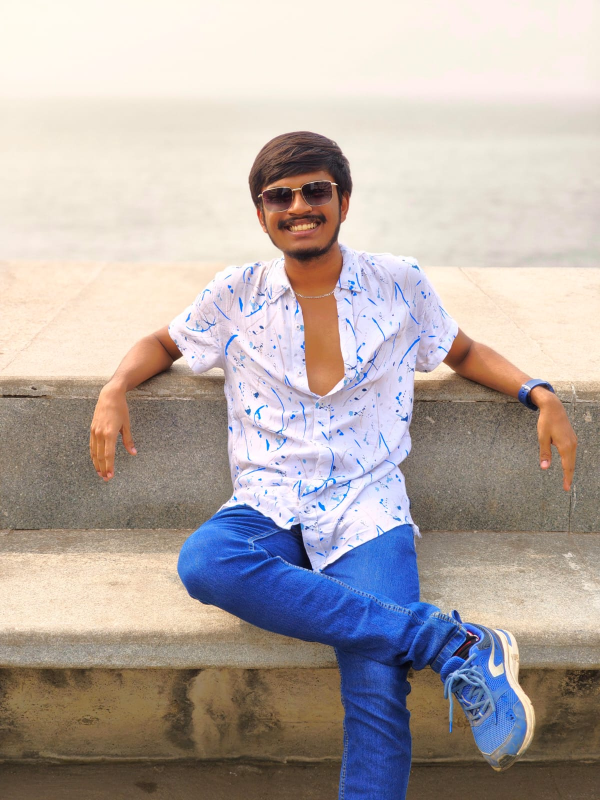
#> input picture Images/Akshat.jpeg, 1200 x 1600 px (shown at 1/2 size)
$ python generate_gitskins_banner.py
#> lines starting #> are read from the running program, lines starting #| are printed output that depends on the picture
import os
import sys
from PIL import Image, ImageDraw, ImageFont, ImageEnhance, ImageFilter, ImageOps

# Set dimensions for high-res banner
W, H = 1200, 540

# Color Palette (GitSkins Cyber Dark Glassmorphism)
BG_DARK      = (8, 12, 20)        # #080C14
CARD_BG      = (15, 23, 42)       # #0F172A
CARD_BORDER  = (30, 41, 59)       # #1E293B
TEXT_MAIN    = (248, 250, 252)    # #F8FAFC
TEXT_MUTED   = (148, 163, 184)    # #94A3B8
CYAN_ACCENT  = (34, 211, 238)     # #22D3EE
PURPLE_ACCENT= (168, 85, 247)     # #A855F7
GREEN_ACCENT = (16, 185, 129)     # #10B981
PILL_BG      = (30, 41, 59, 180)  # semi-transparent slate

def load_font(size, bold=False):
    candidates = []
    if bold:
        candidates += [
            "C:/Windows/Fonts/segoeuib.ttf",
            "C:/Windows/Fonts/arialbd.ttf",
            "C:/Windows/Fonts/consolab.ttf",
            "/usr/share/fonts/truetype/dejavu/DejaVuSansMono-Bold.ttf",
        ]
    else:
        candidates += [
            "C:/Windows/Fonts/segoeui.ttf",
            "C:/Windows/Fonts/arial.ttf",
            "C:/Windows/Fonts/consola.ttf",
            "/usr/share/fonts/truetype/dejavu/DejaVuSansMono.ttf",
        ]
    for path in candidates:
        if os.path.exists(path):
            try:
                return ImageFont.truetype(path, size=size)
            except Exception:
                pass
    return ImageFont.load_default()

def draw_radial_glow(draw_img):
    # Add subtle gradient ambient glows behind card (downsampled for fast blur)
    w_small, h_small = W // 4, H // 4
    glow = Image.new("RGBA", (w_small, h_small), (0, 0, 0, 0))
    gdraw = ImageDraw.Draw(glow)

    # Cyan top-left glow
    gdraw.ellipse((-25, -25, 125, 125), fill=(34, 211, 238, 35))
    # Purple bottom-right glow
    gdraw.ellipse((w_small-100, h_small-100, w_small+25, h_small+25), fill=(168, 85, 247, 30))

    glow = glow.filter(ImageFilter.GaussianBlur(15))
    glow = glow.resize((W, H), Image.BILINEAR)
    return Image.alpha_composite(draw_img.convert("RGBA"), glow)

def fit_avatar(photo_path, target_w, target_h):
    src = Image.open(photo_path).convert("RGB")
    # Top-anchored crop for headshot
    crop_h = int(src.height * 0.75)
    crop_w = int(crop_h * target_w / target_h)
    x0 = max(0, (src.width - crop_w) // 2)
    cropped = src.crop((x0, 0, x0 + crop_w, crop_h))
    resized = cropped.resize((target_w, target_h), Image.LANCZOS)
    resized = ImageEnhance.Contrast(resized).enhance(1.15)
    resized = ImageEnhance.Sharpness(resized).enhance(1.3)
    return resized

def generate_banner():
    # Base Image
    base = Image.new("RGBA", (W, H), BG_DARK + (255,))
    base = draw_radial_glow(base)
#> in draw_radial_glow, `glow = Image.new("RGBA", (w_small, h_small), (0, 0, 0, 0))`: glow: PIL image 300x135 RGBA; every value is 0
#> in draw_radial_glow, `glow = glow.filter(ImageFilter.GaussianBlur(15))`:
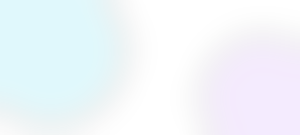
#> glow: PIL image 300x135 RGBA; mean R, G, B, A 48.2, 90.9, 135.4, 18.5; transparent parts drawn white
#> in draw_radial_glow, `return Image.alpha_composite(draw_img.convert("RGBA"), glow)`:
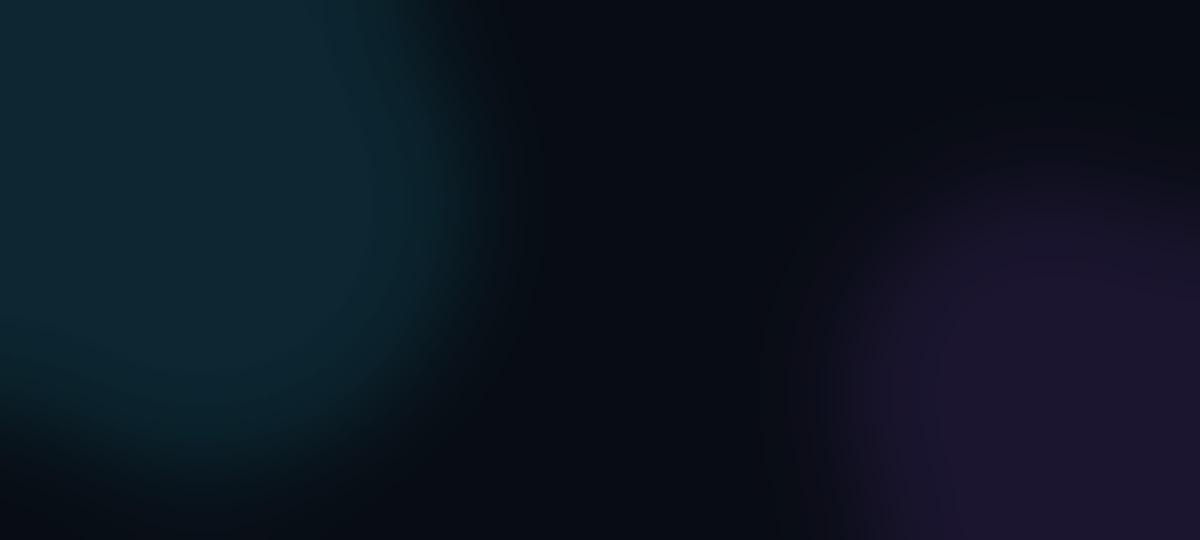
#> returned value: PIL image 1200x540 RGBA; mean R, G, B, A 12.5, 21.6, 33.6, 255

    # Main Container Box
    margin_x, margin_y = 30, 30
    card_w, card_h = W - 2*margin_x, H - 2*margin_y
    card_x1, card_y1 = margin_x, margin_y
    card_x2, card_y2 = card_x1 + card_w, card_y1 + card_h

    # Draw Glassmorphism Card
    card_layer = Image.new("RGBA", (W, H), (0, 0, 0, 0))
#> card_layer: PIL image 1200x540 RGBA; every value is 0
    cdraw = ImageDraw.Draw(card_layer)
    cdraw.rounded_rectangle([card_x1, card_y1, card_x2, card_y2], radius=16, fill=CARD_BG + (230,), outline=CARD_BORDER + (255,), width=2)

    # IDE Header Bar
    bar_h = 42
    header_y2 = card_y1 + bar_h
    cdraw.rounded_rectangle([card_x1, card_y1, card_x2, header_y2], radius=16, fill=(15, 23, 42, 255))
    # Fill bottom corners of top header bar so it fits nicely
    cdraw.rectangle([card_x1, header_y2 - 12, card_x2, header_y2], fill=(15, 23, 42, 255))
    cdraw.line([card_x1, header_y2, card_x2, header_y2], fill=CARD_BORDER + (255,), width=1)

    # macOS Window Dots
    dots_x = card_x1 + 20
    dot_y = card_y1 + 15
    cdraw.ellipse([dots_x, dot_y, dots_x+12, dot_y+12], fill=(239, 68, 68))    # Red
    cdraw.ellipse([dots_x+20, dot_y, dots_x+32, dot_y+12], fill=(245, 158, 11))  # Yellow
    cdraw.ellipse([dots_x+40, dot_y, dots_x+52, dot_y+12], fill=(34, 197, 94))   # Green

    # Header Title Text
    f_mono12 = load_font(12, bold=False)
    f_mono13_bold = load_font(13, bold=True)
    header_title = "akshat.dev — profile.sh"
    cdraw.text((dots_x + 70, card_y1 + 12), header_title, fill=TEXT_MUTED + (255,), font=f_mono12)

    # LIVE badge in header
    live_w, live_h = 70, 22
    live_x = card_x2 - live_w - 20
    live_y = card_y1 + 10
    cdraw.rounded_rectangle([live_x, live_y, live_x+live_w, live_y+live_h], radius=11, fill=(239, 68, 68, 40), outline=(239, 68, 68, 200), width=1)
    cdraw.text((live_x + 12, live_y + 3), "* LIVE", fill=(248, 113, 113, 255), font=f_mono12)

    # Composite card layer onto base
    base = Image.alpha_composite(base, card_layer)
    draw = ImageDraw.Draw(base)

    # Left Avatar Section
    photo_path = os.path.join("Images", "Akshat.jpeg")
    avatar_w, avatar_h = 240, 310
    avatar_x = card_x1 + 35
    avatar_y = header_y2 + 35

    if os.path.exists(photo_path):
        avatar = fit_avatar(photo_path, avatar_w, avatar_h)
#> in fit_avatar, src is the input picture: PIL image 1200x1600 RGB; mean R, G, B 180.9, 170.7, 167
#> in fit_avatar, `cropped = src.crop((x0, 0, x0 + crop_w, crop_h))`:
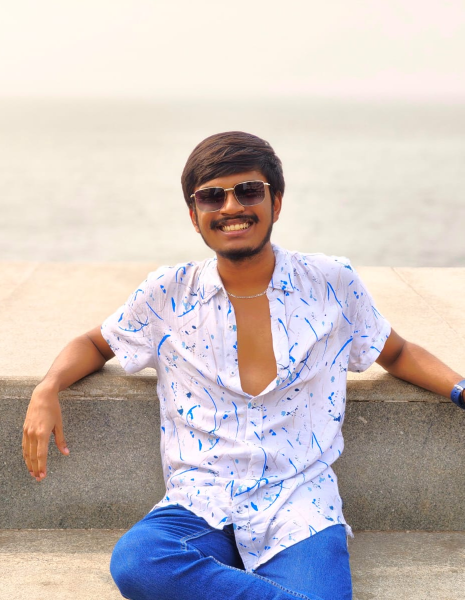
#> cropped: PIL image 929x1200 RGB (shown at 1/2 size); mean R, G, B 201.1, 191.2, 190.4
#> in fit_avatar, `resized = ImageEnhance.Contrast(resized).enhance(1.15)`:
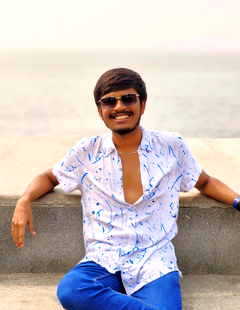
#> resized: PIL image 240x310 RGB; mean R, G, B 199.9, 190.2, 189
        # Create rounded avatar mask
        mask = Image.new("L", (avatar_w, avatar_h), 0)
#> mask: PIL image 240x310 L; every value is 0
        mdraw = ImageDraw.Draw(mask)
        mdraw.rounded_rectangle([0, 0, avatar_w, avatar_h], radius=16, fill=255)

        # Border Glow around avatar
        avatar_frame = Image.new("RGBA", (avatar_w+8, avatar_h+8), (0, 0, 0, 0))
#> avatar_frame: PIL image 248x318 RGBA; every value is 0
        afdraw = ImageDraw.Draw(avatar_frame)
        afdraw.rounded_rectangle([0, 0, avatar_w+8, avatar_h+8], radius=20, outline=CYAN_ACCENT + (200,), width=3)
        base.paste(avatar_frame, (avatar_x-4, avatar_y-4), avatar_frame)
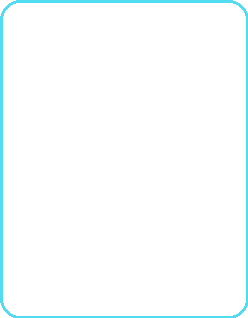
#> avatar_frame: PIL image 248x318 RGBA; mean R, G, B, A 1.2, 7.4, 8.3, 7; transparent parts drawn white

        # Paste avatar
        base.paste(avatar, (avatar_x, avatar_y), mask)
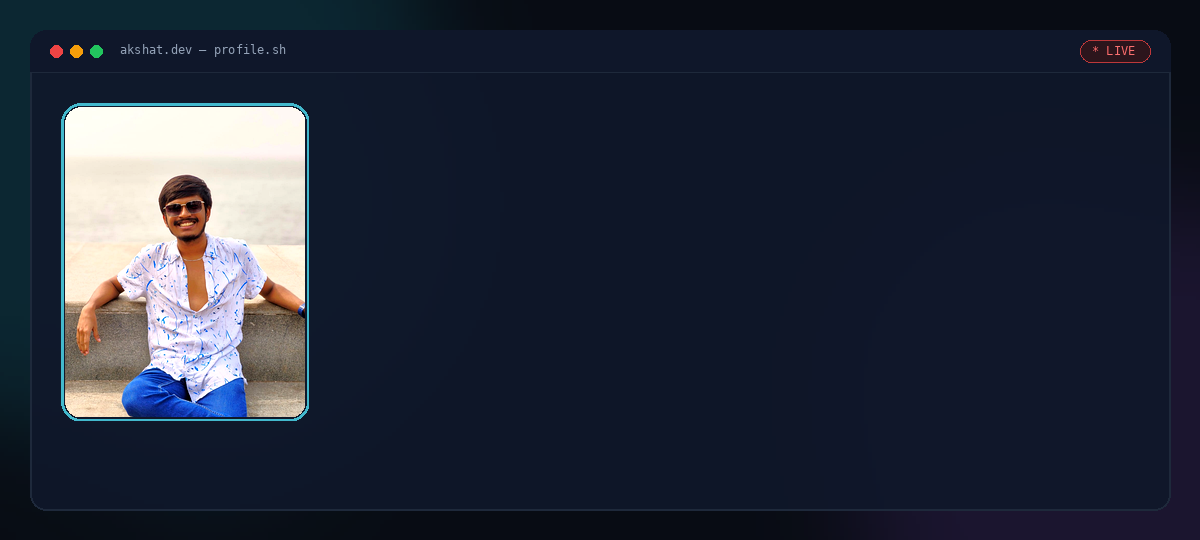
#> base: PIL image 1200x540 RGBA; mean R, G, B, A 36, 42.4, 57.5, 254.8; transparent parts drawn white

    # Handle Pill below Avatar
    handle_txt = "@AkshatKardak"
    f_handle = load_font(13, bold=True)
    pill_w = 140
    pill_x = avatar_x + (avatar_w - pill_w) // 2
    pill_y = avatar_y + avatar_h - 18

    pill_layer = Image.new("RGBA", (W, H), (0, 0, 0, 0))
    pdraw = ImageDraw.Draw(pill_layer)
    pdraw.rounded_rectangle([pill_x, pill_y, pill_x+pill_w, pill_y+28], radius=14, fill=(15, 23, 42, 240), outline=CYAN_ACCENT + (255,), width=2)
    pdraw.text((pill_x + 18, pill_y + 5), handle_txt, fill=CYAN_ACCENT + (255,), font=f_handle)
    base = Image.alpha_composite(base, pill_layer)
    draw = ImageDraw.Draw(base)

    # Right Main Content Section
    content_x = avatar_x + avatar_w + 45
    content_y = header_y2 + 30

    # Title: Akshat Kardak
    f_title = load_font(34, bold=True)
    draw.text((content_x, content_y), "Akshat Kardak", fill=TEXT_MAIN + (255,), font=f_title)

    # Subtitle (EXACT STRING AS REQUESTED)
    f_sub = load_font(17, bold=True)
    sub_y = content_y + 48
    draw.text((content_x, sub_y), "Full Stack Developer  |  MERN Stack  |  Mumbai, India", fill=CYAN_ACCENT + (255,), font=f_sub)

    # Status / Tagline Pill
    f_tag = load_font(13, bold=False)
    tag_y = sub_y + 36
    draw.rounded_rectangle([content_x, tag_y, content_x+480, tag_y+28], radius=8, fill=(30, 41, 59, 180), outline=(51, 65, 85, 255), width=1)
    draw.text((content_x + 12, tag_y + 5), "Building Scalable Web Apps & AI SaaS Platforms", fill=(226, 232, 240, 255), font=f_tag)

    # Separator Line
    sep_y = tag_y + 44
    draw.line([content_x, sep_y, card_x2 - 35, sep_y], fill=(30, 41, 59, 255), width=1)

    # Tech Stack Pills Row
    tech_y = sep_y + 16
    f_tech = load_font(12, bold=True)
    techs = [
        ("React", (97, 218, 251)),
        ("Next.js", (255, 255, 255)),
        ("Node.js", (104, 160, 99)),
        ("FastAPI", (0, 150, 136)),
        ("Python", (55, 118, 171)),
        ("MongoDB", (77, 179, 61)),
        ("TypeScript", (49, 120, 198)),
    ]
    curr_x = content_x
    for tech_name, tech_col in techs:
        bbox = draw.textbbox((0, 0), tech_name, font=f_tech)
        tw = bbox[2] - bbox[0]
        pw = tw + 22
        draw.rounded_rectangle([curr_x, tech_y, curr_x+pw, tech_y+26], radius=13, fill=(30, 41, 59, 200), outline=tech_col + (180,), width=1)
        draw.text((curr_x + 11, tech_y + 4), tech_name, fill=tech_col + (255,), font=f_tech)
        curr_x += pw + 10
#> this loop made 7 passes
#> (bbox, tw, pw, curr_x) on passes 1 to 7: ((0, 3, 36, 12), 36, 58, 418), ((0, 2, 51, 15), 51, 73, 501), ((0, 2, 51, 15), 51, 73, 584), ((0, 3, 51, 12), 51, 73, 667), ((0, 2, 43, 15), 43, 65, 742), ((0, 3, 51, 15), 51, 73, 825), ((0, 2, 72, 15), 72, 94, 929)
#> after the loop, curr_x = 929

    # Quick Spec Rows (Grid style)
    specs_y = tech_y + 44
    f_lbl = load_font(12, bold=True)
    f_val = load_font(12, bold=False)

    specs = [
        ("Education", "B.E. Computer Science — DMCE, Navi Mumbai"),
        ("Experience", "Web Dev Intern @ Mastek Ltd. & Employment Express"),
        ("Projects", "RentRide (AI Rental), PaisaMind (Finance OS), UnitedImpact"),
        ("Focus", "Full-Stack Architecture · System Design · Practical AI"),
    ]

    r_y = specs_y
    for label, val in specs:
        draw.text((content_x, r_y), label, fill=PURPLE_ACCENT + (255,), font=f_lbl)
        draw.text((content_x + 110, r_y), "→  " + val, fill=TEXT_MUTED + (255,), font=f_val)
        r_y += 24
#> after the loop, r_y = 386

    # Save output
    out_dir = "Images"
    os.makedirs(out_dir, exist_ok=True)
    out_path = os.path.join(out_dir, "githubanner_gitskins.png")
    base.convert("RGB").save(out_path, format="PNG", optimize=True)
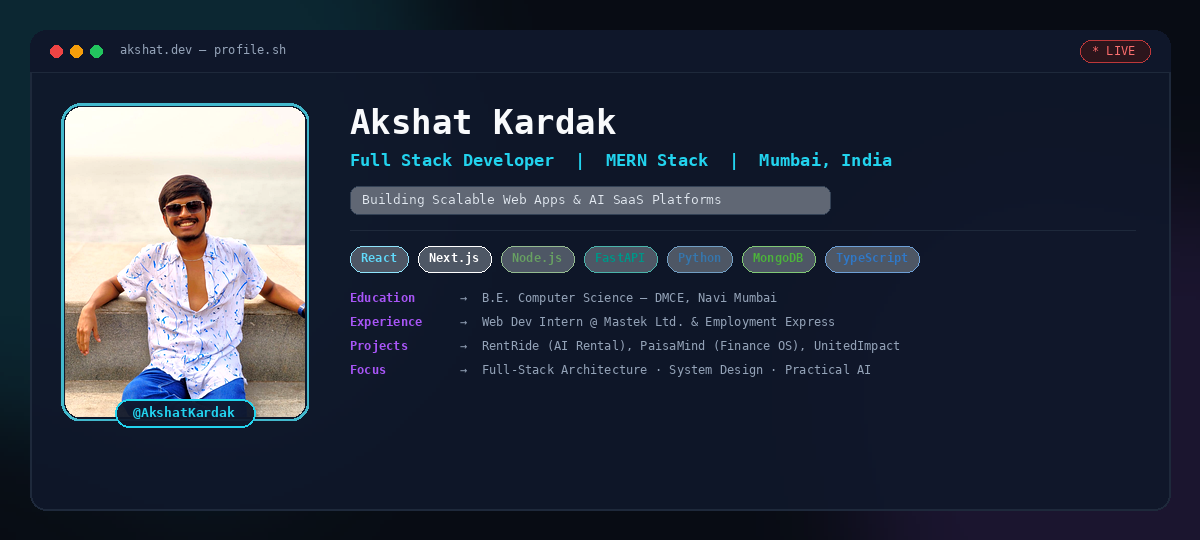
#> base: PIL image 1200x540 RGBA; mean R, G, B, A 38.9, 46.2, 61.1, 252.4; transparent parts drawn white
    print("SUCCESS: Banner created at " + out_path)

if __name__ == "__main__":
    generate_banner()
